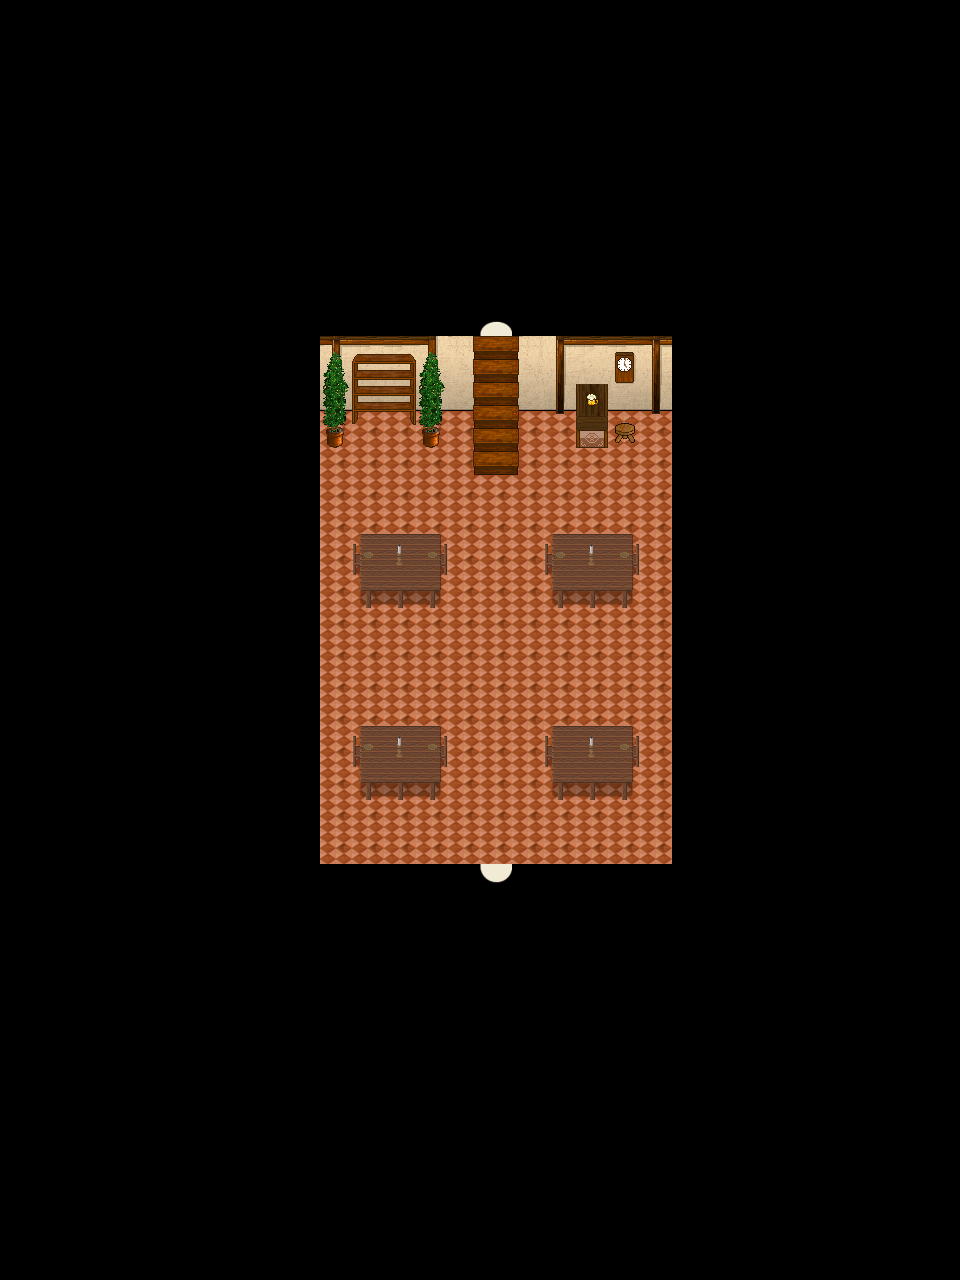

Below is a game level as drawn by its tile map, then a one-line description and the .tmx that defines it (tile-layer data replaced by summaries):
An orthogonal 30x40 tile map with 32x32 px tiles, 4 tile layers (Ground, Ground, Fringe, Over), 1 hidden layer not drawn, 5 tilesets and 3 objects (2x WARP, SCRIPT).

<map version="1.0" orientation="orthogonal" width="30" height="40" tilewidth="32" tileheight="32">
 <properties>
  <property name="music" value="inside2.ogg" />
 </properties>
 <tileset firstgid="1" name="collision" tilewidth="32" tileheight="32">
  <image source="../graphics/tiles/collision1_32_32.png" />
 </tileset>
 <tileset firstgid="1025" name="inn1_32_32" tilewidth="32" tileheight="32">
  <image source="../graphics/tiles/indoor3_32_32.png" />
 </tileset>
 <tileset firstgid="2049" name="woodland_indoor" tilewidth="32" tileheight="32">
  <image source="../graphics/tiles/indoor2_32_32.png" />
 </tileset>
 <tileset firstgid="3073" name="inn_32_64" tilewidth="32" tileheight="64">
  <image source="../graphics/tiles/indoor2_32_64.png" />
 </tileset>
 <tileset firstgid="3585" name="inn_32_96" tilewidth="32" tileheight="96">
  <image source="../graphics/tiles/indoor2_32_96.png" />
 </tileset>
 <layer name="Ground" width="30" height="40">
  <data>[1200 cells, 17 non-empty, 1 distinct tile ids]</data>
 </layer>
 <layer name="Ground" width="30" height="40">
  <data>[1200 cells, 1200 non-empty, 14 distinct tile ids]</data>
 </layer>
 <layer name="Fringe" width="30" height="40">
  <data>[1200 cells, 45 non-empty, 26 distinct tile ids]</data>
 </layer>
 <layer name="Over" width="30" height="40">
  <data>[1200 cells, 23 non-empty, 5 distinct tile ids]</data>
 </layer>
 <layer name="Collision" width="30" height="40" visible="0">
  <data>[1200 cells, 1081 non-empty, 1 distinct tile ids]</data>
 </layer>
 <objectgroup name="Object" width="30" height="40">
  <object name="Level Up XCF" type="WARP" x="480" y="320" width="32" height="32">
   <properties>
    <property name="DEST_MAP" value="iw-selphie_timlet_tower4-o00-o00-p01" />
    <property name="DEST_X" value="480" />
    <property name="DEST_Y" value="800" />
   </properties>
  </object>
  <object name="Warp to City 4 XCF" type="WARP" x="480" y="864" width="32" height="32">
   <properties>
    <property name="DEST_MAP" value="ow-o0000-o0000-o0000" />
    <property name="DEST_X" value="2944" />
    <property name="DEST_Y" value="5952" />
   </properties>
  </object>
  <object name="External Map Events" type="SCRIPT" x="-3200" y="-320">
   <properties>
    <property name="FILENAME" value="scripts/maps/iw-selphie_timlet_tower4-o00-o00-o00.lua" />
   </properties>
  </object>
 </objectgroup>
</map>
